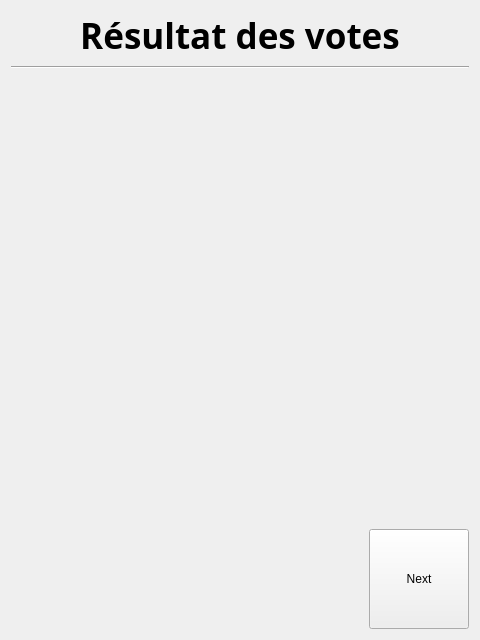
<?xml version="1.0" encoding="UTF-8"?>
<ui version="4.0">
 <class>VotingPhaseResult</class>
 <widget class="QWidget" name="VotingPhaseResult">
  <property name="geometry">
   <rect>
    <x>0</x>
    <y>0</y>
    <width>480</width>
    <height>640</height>
   </rect>
  </property>
  <property name="windowTitle">
   <string>Form</string>
  </property>
  <property name="styleSheet"><string notr="true"/>
  </property>
  <layout class="QGridLayout" name="gridLayout">
   <item row="0" column="0">
    <layout class="QVBoxLayout" name="verticalLayout_2">
     <item alignment="Qt::AlignHCenter">
      <widget class="QLabel" name="label">
       <property name="sizePolicy">
        <sizepolicy hsizetype="Fixed" vsizetype="Fixed">
         <horstretch>0</horstretch>
         <verstretch>0</verstretch>
        </sizepolicy>
       </property>
       <property name="font">
        <font>
         <family>Yu Gothic UI Semibold</family>
         <pointsize>26</pointsize>
         <weight>75</weight>
         <bold>true</bold>
        </font>
       </property>
       <property name="text">
        <string>Résultat des votes</string>
       </property>
       <property name="alignment">
        <set>Qt::AlignCenter</set>
       </property>
      </widget>
     </item>
     <item>
      <layout class="QVBoxLayout" name="verticalLayout">
       <item>
        <widget class="Line" name="line">
         <property name="font">
          <font>
           <family>Yu Gothic UI Semilight</family>
           <pointsize>18</pointsize>
          </font>
         </property>
         <property name="orientation">
          <enum>Qt::Horizontal</enum>
         </property>
        </widget>
       </item>
       <item>
        <spacer name="verticalSpacer">
         <property name="orientation">
          <enum>Qt::Vertical</enum>
         </property>
         <property name="sizeHint" stdset="0">
          <size>
           <width>20</width>
           <height>40</height>
          </size>
         </property>
        </spacer>
       </item>
       <item alignment="Qt::AlignRight">
        <widget class="QPushButton" name="nextButton">
         <property name="sizePolicy">
          <sizepolicy hsizetype="Fixed" vsizetype="Fixed">
           <horstretch>0</horstretch>
           <verstretch>0</verstretch>
          </sizepolicy>
         </property>
         <property name="minimumSize">
          <size>
           <width>100</width>
           <height>100</height>
          </size>
         </property>
         <property name="text">
          <string>Next</string>
         </property>
        </widget>
       </item>
      </layout>
     </item>
    </layout>
   </item>
  </layout>
 </widget>
 <resources/>
 <connections/>
</ui>
